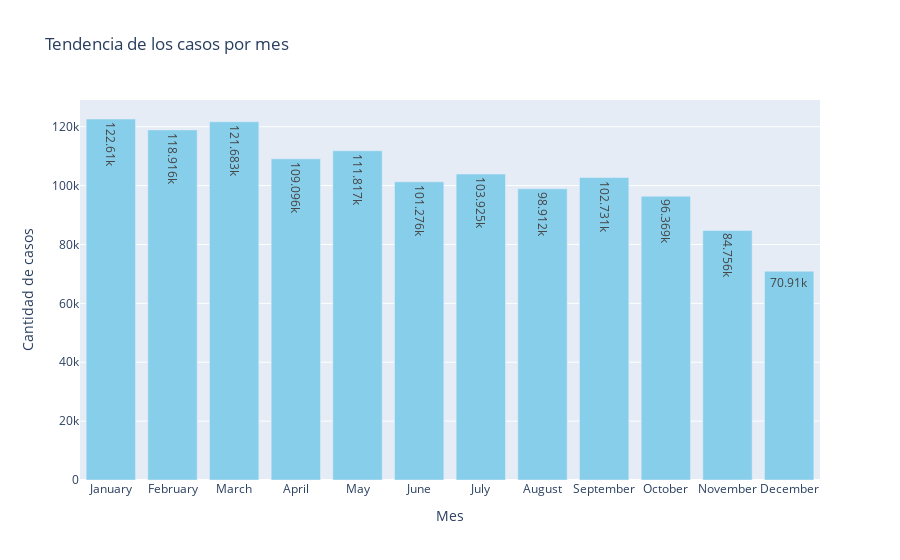
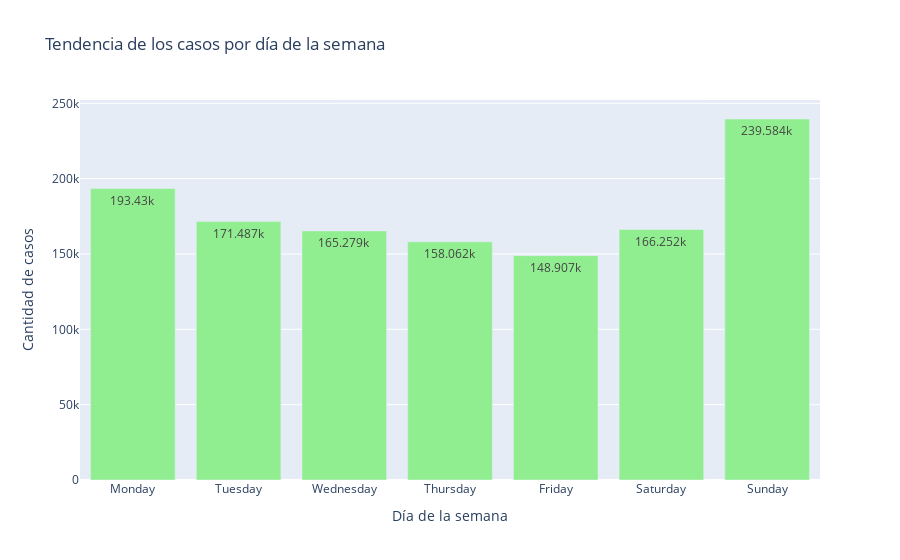

Notebook code for these charts, in order:
### Code cell
df['FECHA HECHO'] = pd.to_datetime(df['FECHA HECHO'], dayfirst=True, errors='coerce')

# Crear una columna para el nombre del mes y otra para el nombre del día de la semana
df['MES'] = df['FECHA HECHO'].dt.month_name()
df['DIA'] = df['FECHA HECHO'].dt.day_name()

# Agrupar por mes y sumar la cantidad de casos
df_mes = df.groupby('MES')['CANTIDAD'].sum().reindex([
    'January', 'February', 'March', 'April', 'May', 'June', 
    'July', 'August', 'September', 'October', 'November', 'December'
]).reset_index()

# Agrupar por día de la semana y sumar la cantidad de casos
df_dia = df.groupby('DIA')['CANTIDAD'].sum().reindex([
    'Monday', 'Tuesday', 'Wednesday', 'Thursday', 'Friday', 'Saturday', 'Sunday'
]).reset_index()

# Crear el gráfico de tendencia por mes
fig_mes = px.bar(
    df_mes,
    x='MES',
    y='CANTIDAD',
    title='Tendencia de los casos por mes',
    labels={'CANTIDAD': 'Cantidad de casos', 'MES': 'Mes'},
    text_auto=True
)
fig_mes.update_traces(marker_color='skyblue')
fig_mes.show()
fig_mes.write_html('graphics/month.html') #usado para crear el grafico carpeta/nombre.html


# Crear el gráfico de tendencia por día de la semana
fig_dia = px.bar(
    df_dia,
    x='DIA',
    y='CANTIDAD',
    title='Tendencia de los casos por día de la semana',
    labels={'CANTIDAD': 'Cantidad de casos', 'DIA': 'Día de la semana'},
    text_auto=True
)
fig_dia.update_traces(marker_color='lightgreen')
fig_dia.show()
fig_dia.write_html('graphics/day.html') #usado para crear el grafico carpeta/nombre.html

### Figure 1 — Plotly figure (JSON) as saved in the notebook; plotly's stock layout.template omitted (floating-point values rounded to 4 significant figures)
{"data": [{"alignmentgroup": "True", "hovertemplate": "Mes=%{x}<br>Cantidad de casos=%{y}<extra></extra>", "legendgroup": "", "marker": {"color": "skyblue", "pattern": {"shape": ""}}, "name": "", "offsetgroup": "", "orientation": "v", "showlegend": false, "textposition": "auto", "texttemplate": "%{y}", "type": "bar", "x": ["January", "February", "March", "April", "May", "June", "July", "August", "September", "October", "November", "December"], "xaxis": "x", "y": [122610, 118916, 121683, 109096, 111817, 101276, 103925, 98912, 102731, 96369, 84756, 70910], "yaxis": "y"}], "layout": {"barmode": "relative", "legend": {"tracegroupgap": 0}, "title": {"text": "Tendencia de los casos por mes"}, "xaxis": {"anchor": "y", "domain": [0, 1], "title": {"text": "Mes"}}, "yaxis": {"anchor": "x", "domain": [0, 1], "title": {"text": "Cantidad de casos"}}}}

### Figure 2 — Plotly figure (JSON) as saved in the notebook; plotly's stock layout.template omitted (floating-point values rounded to 4 significant figures)
{"data": [{"alignmentgroup": "True", "hovertemplate": "Día de la semana=%{x}<br>Cantidad de casos=%{y}<extra></extra>", "legendgroup": "", "marker": {"color": "lightgreen", "pattern": {"shape": ""}}, "name": "", "offsetgroup": "", "orientation": "v", "showlegend": false, "textposition": "auto", "texttemplate": "%{y}", "type": "bar", "x": ["Monday", "Tuesday", "Wednesday", "Thursday", "Friday", "Saturday", "Sunday"], "xaxis": "x", "y": [193430, 171487, 165279, 158062, 148907, 166252, 239584], "yaxis": "y"}], "layout": {"barmode": "relative", "legend": {"tracegroupgap": 0}, "title": {"text": "Tendencia de los casos por día de la semana"}, "xaxis": {"anchor": "y", "domain": [0, 1], "title": {"text": "Día de la semana"}}, "yaxis": {"anchor": "x", "domain": [0, 1], "title": {"text": "Cantidad de casos"}}}}
